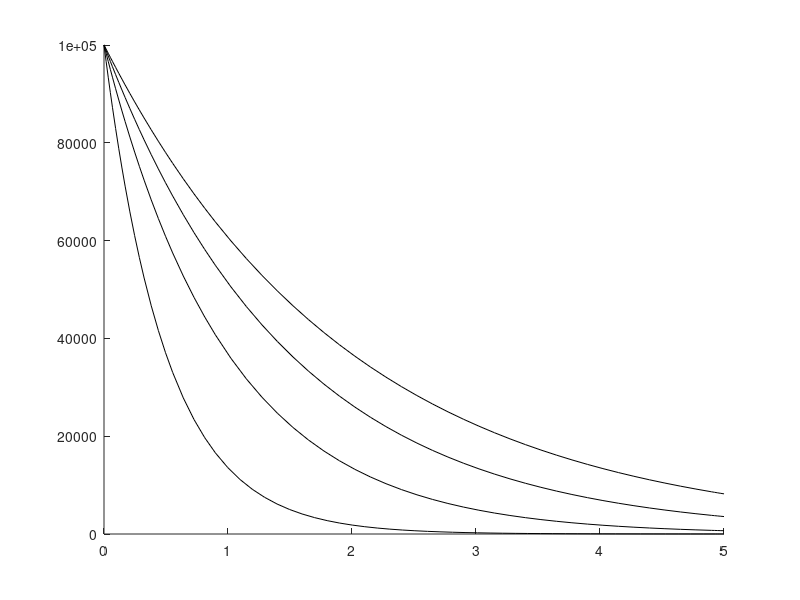

The MATLAB source for this figure:
%
% 2.2 Exponential decay and radioactivity
%
% // Main Function
function c_cm_coldpills1_pt2
    global k1; 

    k1 = 2.0;       % set parameter value  
    tend = 5;       % end time in hours
    x0 = 10^5;
    
    hold on;    
    % Try multi-inital conditions
    for i = 1:4
        k1 = 2.0/i;     
        [tsol, xsol] = ode45(@rhs, [0, tend], x0);
        plot(tsol, xsol,'k');        
    end
    
    hold off;
end

% // Targeting ODE
function xdot = rhs(t, x) 
    global k1;
    xdot = -k1*x;
end
